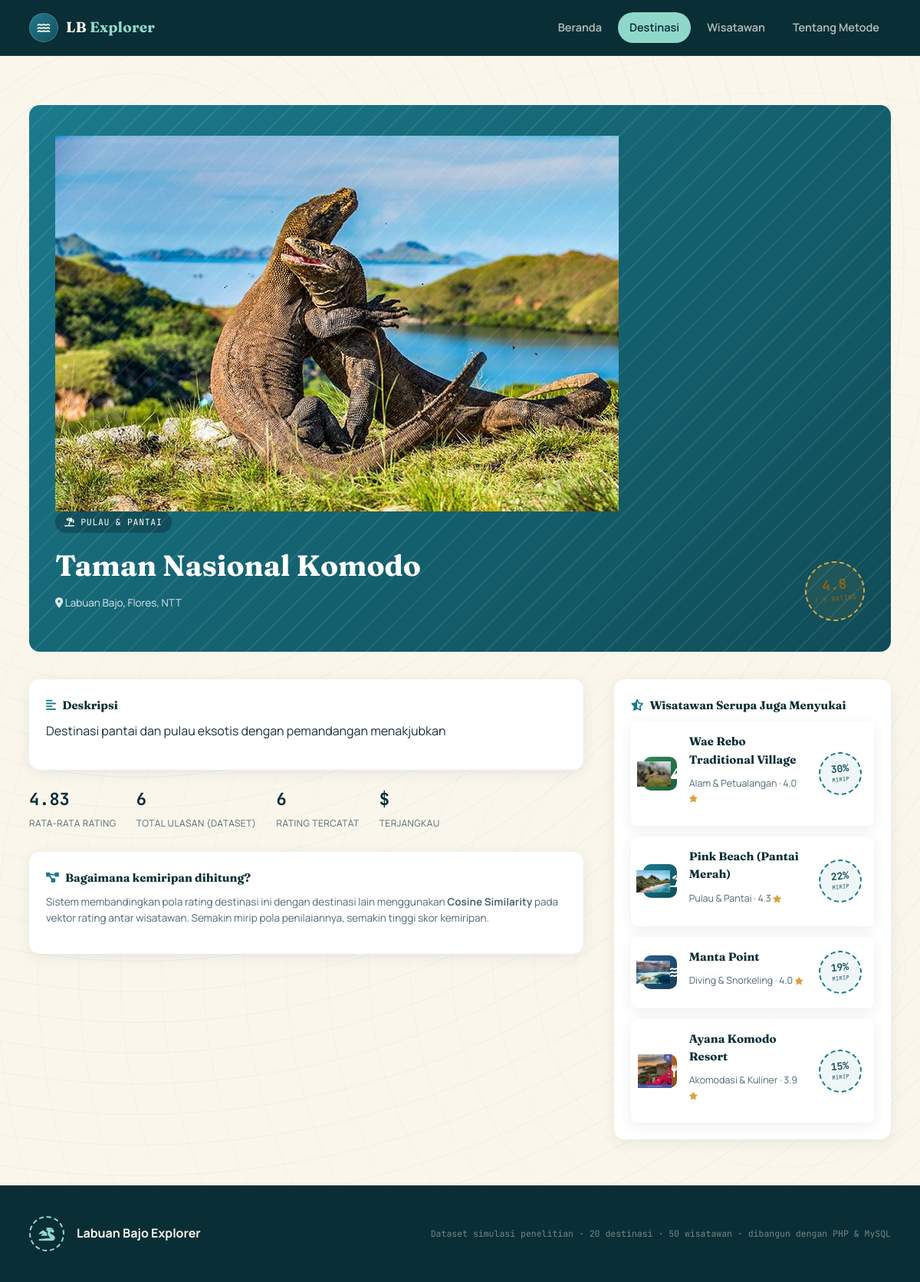
The app's page /detail.php?id=I001 with its own data.
### tables this page shows
CREATE TABLE `items` (
  `item_id` varchar(10) NOT NULL,
  `item_name` varchar(100) NOT NULL,
  `category` varchar(50) NOT NULL,
  `avg_rating` decimal(3,2) NOT NULL DEFAULT 0.00,
  `total_reviews` int(11) NOT NULL DEFAULT 0,
  `price_range` varchar(5) NOT NULL,
  `location` varchar(100) NOT NULL,
  `description` text DEFAULT NULL
);

### includes/functions.php (called while the page is built, shortened)
<?php
function categoryMeta(string $category): array
{
    $map = [
        'island_beach' => [
            'label' => 'Pulau & Pantai',
            'icon'  => 'fa-umbrella-beach',
            'class' => 'cat-island',
        ],
        'diving_snorkeling' => [
            'label' => 'Diving & Snorkeling',
            'icon'  => 'fa-water',
            'class' => 'cat-diving',
        ],
        'nature_adventure' => [
            'label' => 'Alam & Petualangan',
            'icon'  => 'fa-mountain',
            'class' => 'cat-nature',
        ],
        'accommodation_culinary' => [
            'label' => 'Akomodasi & Kuliner',
            'icon'  => 'fa-utensils',
            'class' => 'cat-culinary',
        ],
    ];
    return $map[$category] ?? [
        'label' => ucwords(str_replace('_', ' ', $category)),
        'icon'  => 'fa-map-marker-alt',
        'class' => 'cat-island',
    ];
}
function getItemImage(string $itemId): ?string
{
    $extensions = ['jpg', 'jpeg', 'png', 'webp'];
    foreach ($extensions as $ext) {
        $relativePath = "assets/img/destinations/{$itemId}.{$ext}";
        $fullPath = __DIR__ . '/../' . $relativePath;
        if (file_exists($fullPath)) {
            return $relativePath;
        }
    }
    return null;
}
function priceLabel(string $priceRange): string
{
    $labels = [
        '$'   => 'Terjangkau',
        '$$'  => 'Menengah',
        '$$$' => 'Premium',
    ];
    return $labels[$priceRange] ?? $priceRange;
}
function e(string $s): string
{
    return htmlspecialchars($s, ENT_QUOTES, 'UTF-8');
}

### classes/CollaborativeFiltering.php (called while the page is built, shortened)
<?php
class CollaborativeFiltering
{
    private mysqli $conn;
    private array $userItemMatrix = [];
    private array $itemIds = [];
    private array $userIds = [];
    public function __construct(mysqli $conn)
    {
        $this->conn = $conn;
        $this->buildUserItemMatrix();
    }
    private function buildUserItemMatrix(): void
    {
        $result = $this->conn->query("SELECT user_id, item_id, rating FROM ratings");
        $itemSet = [];
        $userSet = [];
        while ($row = $result->fetch_assoc()) {
            $u = $row['user_id'];
            $i = $row['item_id'];
            $r = (float) $row['rating'];
            $this->userItemMatrix[$u][$i] = $r;
            $itemSet[$i] = true;
            $userSet[$u] = true;
        }
        $this->itemIds = array_keys($itemSet);
        $this->userIds = array_keys($userSet);
    }
    private function getItemVector(string $itemId): array
    {
        $vector = [];
        foreach ($this->userIds as $u) {
            $vector[] = $this->userItemMatrix[$u][$itemId] ?? 0.0;
        }
        return $vector;
    }
    private function cosineSimilarity(array $a, array $b): float
    {
        $dot = 0.0;
        $normA = 0.0;
        $normB = 0.0;
        $n = count($a);
        for ($k = 0; $k < $n; $k++) {
            $dot += $a[$k] * $b[$k];
            $normA += $a[$k] * $a[$k];
            $normB += $b[$k] * $b[$k];
        }
        return $dot / (sqrt($normA) * sqrt($normB));
    }
    public function itemSimilarity(string $itemA, string $itemB): float
    {
        $key = $itemA < $itemB ? "$itemA|$itemB" : "$itemB|$itemA";
        $vecA = $this->getItemVector($itemA);
        $vecB = $this->getItemVector($itemB);
        $sim = $this->cosineSimilarity($vecA, $vecB);
        return $sim;
    }
    public function getSimilarItems(string $itemId, int $topN = 4): array
    {
        $scores = [];
        foreach ($this->itemIds as $other) {
            if ($other === $itemId) {
                continue;
            }
            $scores[$other] = $this->itemSimilarity($itemId, $other);
        }
        arsort($scores);
        return array_slice($scores, 0, $topN, true);
    }
}

### detail.php (the view, shortened to what this page needs)
<?php
require_once __DIR__ . '/config/database.php';
require_once __DIR__ . '/includes/functions.php';
require_once __DIR__ . '/classes/CollaborativeFiltering.php';
$conn = getConnection();
$itemId = $_GET['id'] ?? '';
$stmt = $conn->prepare("SELECT * FROM items WHERE item_id = ?");
$stmt->bind_param('s', $itemId);
$stmt->execute();
$item = $stmt->get_result()->fetch_assoc();
$meta = categoryMeta($item['category']);
$photo = getItemImage($item['item_id']);
$cf = new CollaborativeFiltering($conn);
$similarRaw = $cf->getSimilarItems($itemId, 4);
$similarItems = [];
if (!empty($similarRaw)) {
    $ids = array_keys($similarRaw);
    $placeholders = implode(',', array_fill(0, count($ids), '?'));
    $stmt2 = $conn->prepare("SELECT * FROM items WHERE item_id IN ($placeholders)");
    $types = str_repeat('s', count($ids));
    $stmt2->bind_param($types, ...$ids);
    $stmt2->execute();
    $res = $stmt2->get_result();
    $lookup = [];
    while ($row = $res->fetch_assoc()) {
        $lookup[$row['item_id']] = $row;
    }
    foreach ($similarRaw as $sid => $score) {
        if (isset($lookup[$sid])) {
            $similarItems[] = ['item' => $lookup[$sid], 'score' => $score];
        }
    }
}
$stmt3 = $conn->prepare("SELECT COUNT(*) c FROM ratings WHERE item_id = ?");
$stmt3->bind_param('s', $itemId);
$stmt3->execute();
$reviewCount = $stmt3->get_result()->fetch_assoc()['c'];
include __DIR__ . '/includes/header.php';
?>
<section class="section" style="padding-bottom:0;">
  <div class="wrap">
    <div class="detail-hero <?= $meta['class'] ?> <?= $photo ? 'has-photo' : '' ?>">
      <?php if ($photo): ?>
        <img src="<?= e($photo) ?>" alt="<?= e($item['item_name']) ?>">
      <?php endif; ?>
      <div class="detail-hero-inner">
        <div>
          <span class="badge-cat"><i class="fa-solid <?= $meta['icon'] ?>"></i> <?= e($meta['label']) ?></span>
          <h1><?= e($item['item_name']) ?></h1>
          <p class="loc"><i class="fa-solid fa-location-dot"></i> <?= e($item['location']) ?></p>
        </div>
        <div class="stamp stamp-gold">
          <b><?= number_format($item['avg_rating'], 1) ?></b>
          <span>/ 5 rating</span>
        </div>
      </div>
    </div>
    <div class="detail-grid">
      <div>
        <div class="info-card">
          <h4><i class="fa-solid fa-align-left"></i> Deskripsi</h4>
          <p><?= e($item['description']) ?></p>
        </div>
        <div class="stat-row">
          <div class="stat-block"><b><?= number_format($item['avg_rating'], 2) ?></b><span>Rata-rata Rating</span></div>
          <div class="stat-block"><b><?= (int)$item['total_reviews'] ?></b><span>Total Ulasan (dataset)</span></div>
          <div class="stat-block"><b><?= (int)$reviewCount ?></b><span>Rating Tercatat</span></div>
          <div class="stat-block"><b><?= e($item['price_range']) ?></b><span><?= e(priceLabel($item['price_range'])) ?></span></div>
        </div>
        <div class="info-card">
          <h4><i class="fa-solid fa-diagram-project"></i> Bagaimana kemiripan dihitung?</h4>
          <p style="font-size:13.5px; color:var(--ink-soft);">Sistem membandingkan pola rating destinasi ini dengan destinasi lain menggunakan <strong>Cosine Similarity</strong> pada vektor rating antar wisatawan. Semakin mirip pola penilaiannya, semakin tinggi skor kemiripan.</p>
        </div>
      </div>
      <div>
        <div class="info-card">
          <h4><i class="fa-solid fa-star-half-stroke"></i> Wisatawan Serupa Juga Menyukai</h4>
          <?php if (empty($similarItems)): ?>
            <p style="font-size:13.5px; color:var(--ink-soft);">Belum cukup data rating untuk menghitung kemiripan destinasi ini.</p>
          <?php else: ?>
            <div class="rec-list">
              <?php foreach ($similarItems as $row):
                $simMeta = categoryMeta($row['item']['category']);
                $simPhoto = getItemImage($row['item']['item_id']);
                $pct = round($row['score'] * 100); ?>
                <a href="detail.php?id=<?= e($row['item']['item_id']) ?>" class="rec-item">
                  <div class="rec-icon <?= $simMeta['class'] ?> <?= $simPhoto ? 'has-photo' : '' ?>">
                    <?php if ($simPhoto): ?><img src="<?= e($simPhoto) ?>" alt=""><?php endif; ?>
                    <i class="fa-solid <?= $simMeta['icon'] ?>"></i>
                  </div>
                  <div class="rec-info">
                    <h4><?= e($row['item']['item_name']) ?></h4>
                    <p class="rec-sub"><?= e($simMeta['label']) ?> &middot; <?= number_format($row['item']['avg_rating'],1) ?> <i class="fa-solid fa-star" style="color:var(--gold); font-size:10px;"></i></p>
                  </div>
                  <div class="stamp stamp-teal" style="width:56px; height:56px;">
                    <b style="font-size:13px;"><?= $pct ?>%</b>
                    <span style="font-size:7px;">mirip</span>
                  </div>
                </a>
              <?php endforeach; ?>
            </div>
          <?php endif; ?>
        </div>
      </div>
    </div>
  </div>
</section>
<?php include __DIR__ . '/includes/footer.php'; ?>

### includes/header.php (shortened to what this page needs)
<?php
$currentPage = basename($_SERVER['PHP_SELF']);
?>
<!DOCTYPE html>
<html lang="id">
<head>
<link rel="stylesheet" href="https://cdnjs.cloudflare.com/ajax/libs/font-awesome/6.5.1/css/all.min.css">
<link rel="stylesheet" href="assets/css/style.css">
</head>
<body>
<div class="chart-lines" aria-hidden="true"></div>
<header class="site-header">
  <div class="wrap header-inner">
    <a href="index.php" class="brand">
      <span class="brand-mark"><i class="fa-solid fa-water"></i></span>
      <span class="brand-text">LB <em>Explorer</em></span>
    </a>
    <nav class="main-nav" aria-label="Navigasi utama">
      <a href="index.php" class="<?= $currentPage === 'index.php' ? 'active' : '' ?>">Beranda</a>
      <a href="destinasi.php" class="<?= $currentPage === 'destinasi.php' || $currentPage === 'detail.php' ? 'active' : '' ?>">Destinasi</a>
      <a href="wisatawan.php" class="<?= $currentPage === 'wisatawan.php' || $currentPage === 'rekomendasi.php' ? 'active' : '' ?>">Wisatawan</a>
      <a href="tentang.php" class="<?= $currentPage === 'tentang.php' ? 'active' : '' ?>">Tentang Metode</a>
    </nav>
  </div>
</header>
<main>

### includes/footer.php (shortened to what this page needs)
</main>
<footer class="site-footer">
  <div class="wrap footer-inner">
    <div class="footer-stamp">
      <div class="stamp-circle">
        <i class="fa-solid fa-dragon"></i>
      </div>
      <div>
        <p class="footer-title">Labuan Bajo Explorer</p>
      </div>
    </div>
    <p class="footer-note">Dataset simulasi penelitian &middot; 20 destinasi &middot; 50 wisatawan &middot; dibangun dengan PHP &amp; MySQL</p>
  </div>
</footer>
</body>
</html>

### records on screen
items: item_id (picture), category "PULAU & PANTAI", item_name "Taman Nasional Komodo", location "Labuan Bajo, Flores, NTT", avg_rating "4.8", description "Destinasi pantai dan pulau eksotis dengan pemandangan menakjubkan", avg_rating "4.83", total_reviews "6", price_range "$", price_range "TERJANGKAU"
items: item_id (picture), item_name "Wae Rebo Traditional Village", category "Alam & Petualangan", avg_rating "4.0", pct "30"
items: item_id (picture), item_name "Pink Beach (Pantai Merah)", category "Pulau & Pantai", avg_rating "4.3", pct "22"
items: item_id (picture), item_name "Manta Point", category "Diving & Snorkeling", avg_rating "4.0", pct "19"
items: item_id (picture), item_name "Ayana Komodo Resort", category "Akomodasi & Kuliner", avg_rating "3.9", pct "15"

### other values on screen
$reviewCount "6"
